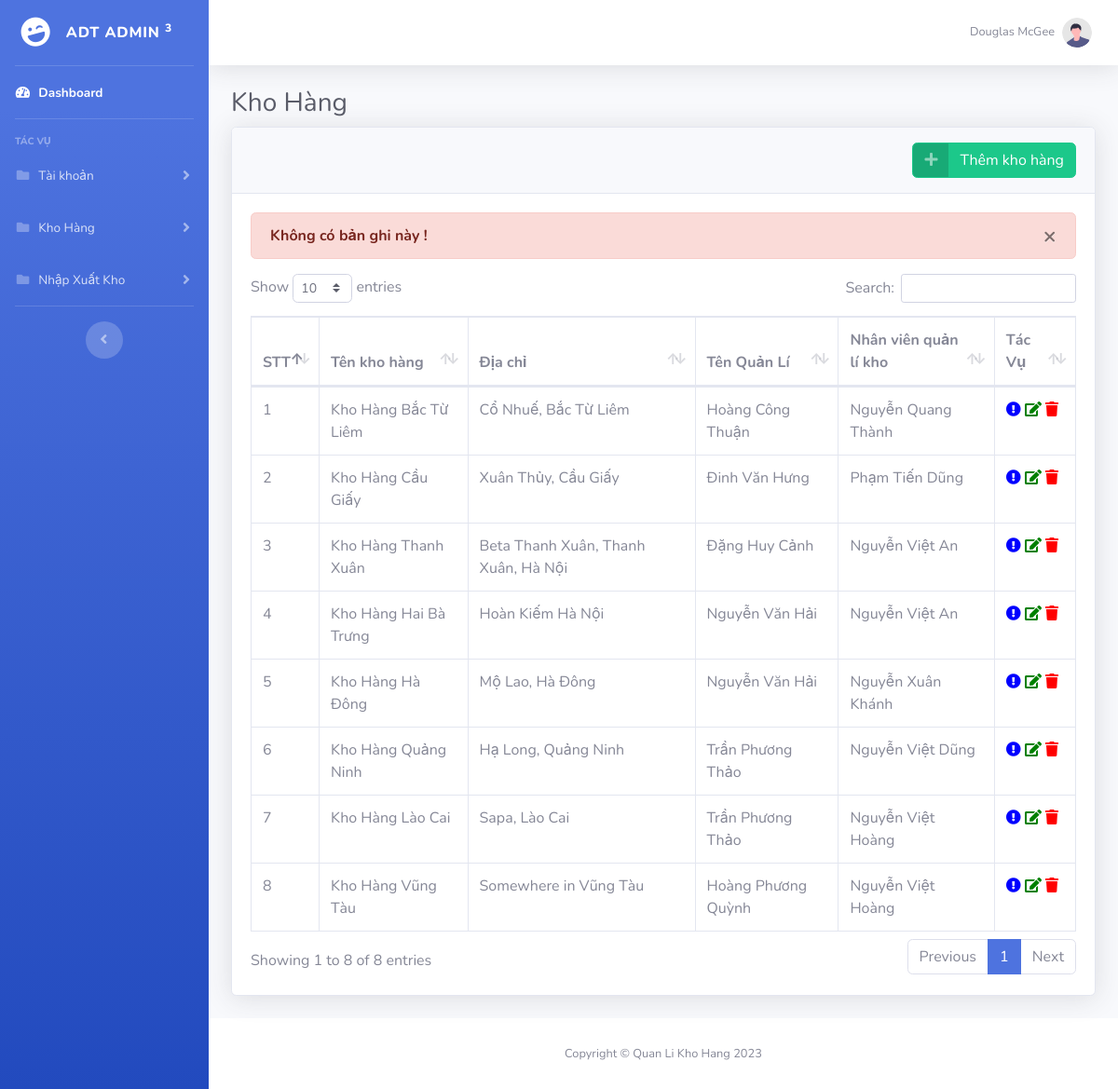
The app's page /quanlikhohang/dskhohang.php?status=id_not_found, older data.
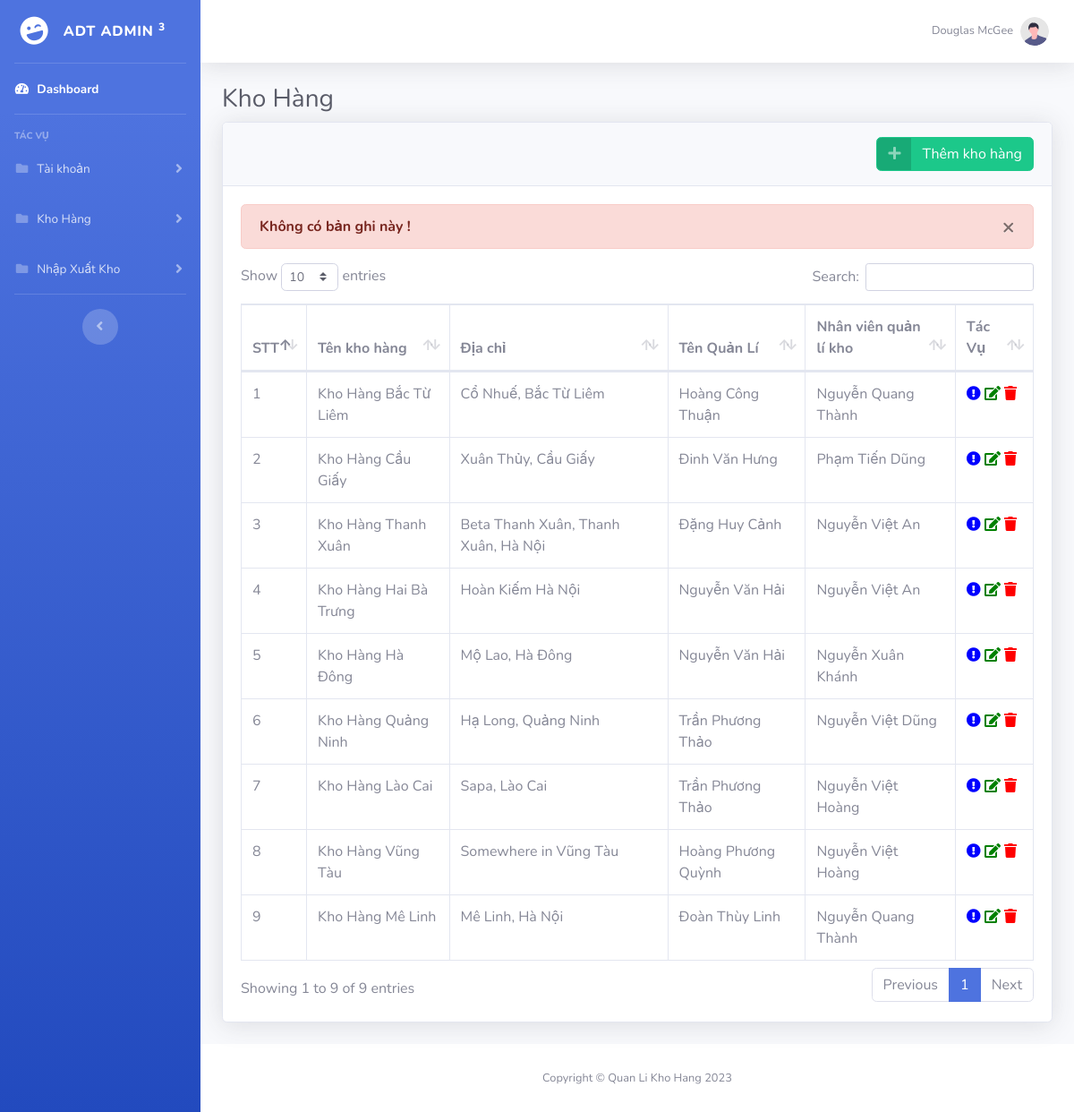
The same page, newer data.
### tables this page shows
CREATE TABLE `khohang` (
  `id` int(11) NOT NULL,
  `tenKhoHang` varchar(100) NOT NULL,
  `diaChi` varchar(255) NOT NULL,
  `taiKhoanId` int(11) NOT NULL,
  `nhanVienId` int(11) NOT NULL
);

CREATE TABLE `nhanvien` (
  `id` int(11) NOT NULL,
  `tenNhanVien` varchar(100) NOT NULL,
  `soDienThoai` varchar(255) NOT NULL,
  `email` varchar(255) NOT NULL,
  `diaChi` varchar(255) NOT NULL,
  `chucVu` varchar(255) NOT NULL
);

### quanlikhohang/dskhohang.php (the view, shortened to what the changed rows need)
<!DOCTYPE html>
<html lang="en">
<head>
    <link href="../vendor/fontawesome-free/css/all.min.css" rel="stylesheet" type="text/css">
    <link href="../css/sb-admin-2.min.css" rel="stylesheet">
    <link href="../vendor/datatables/dataTables.bootstrap4.min.css" rel="stylesheet">
</head>
<body id="page-top">
    <div id="wrapper">
        <div id="content-wrapper" class="d-flex flex-column">
            <div id="content">
                <div class="container-fluid">
                    <h1 class="h3 mb-2 text-gray-800"> Kho Hàng </h1>
                    <div class="card shadow mb-4">
                        <div class="card-body">
                            <?php $status = isset($_GET["status"]) ? $_GET["status"] : ""; ?>
                            <?php if ($status == 'add_success'): ?>
                                <div class="alert alert-success" role="alert">
                                    <button type="button" class="close" data-dismiss="alert" aria-label="Close"><span
                                            aria-hidden="true">&times;</span></button>
                                    <strong>Thêm thành công</strong>
                                </div>
                            <?php elseif ($status == 'id_not_found'): ?>
                                <div class="alert alert-danger" role="alert">
                                    <button type="button" class="close" data-dismiss="alert" aria-label="Close"></button>
                                    <strong> Không có bản ghi này ! </strong>
                                </div>
                            <?php endif; ?>
                            <div class="table-responsive">
                                <table class="table table-bordered" id="dataTable" width="100%" cellspacing="0">
                                    <thead>
                                        <tr>
                                            <th>STT</th>
                                            <th>Tên kho hàng</th>
                                            <th>Địa chỉ</th>
                                            <th>Tên Quản Lí</th>
                                            <th>Nhân viên quản lí kho</th>
                                            <th>Tác Vụ</th>
                                        </tr>
                                    </thead>
                                    <tbody>
                                        <?php
                                        require "connect.php";
                                        $sql = "SELECT khohang.id, khohang.tenKhoHang, khohang.diaChi, admin.tenTaiKhoan, nhanvien.tenNhanVien
                                                    FROM  khohang, admin, nhanvien
                                                    WHERE admin.id = khohang.taiKhoanId
                                                    AND nhanvien.id = khohang.nhanVienId
                                                ";
                                        $danhmuc_khohang = mysqli_query($conn, $sql);
                                        $counter = 1;
                                        ?>
                                        <?php while ($row = $danhmuc_khohang->fetch_assoc()) {
                                            $cnt = $counter;
                                            $counter++;
                                            $id = $row['id'];
                                            $tenKhoHang = $row['tenKhoHang'];
                                            $diaChi = $row['diaChi'];
                                            $tenQuanLi = $row['tenTaiKhoan'];
                                            $nhanVienQLKho = $row['tenNhanVien'];
                                            ?>
                                            <tr>
                                                <td>
                                                    <?php echo $cnt; ?>
                                                </td>
                                                <td>
                                                    <?php echo $tenKhoHang; ?>
                                                </td>
                                                <td>
                                                    <?php echo $diaChi; ?>
                                                </td>
                                                <td>
                                                    <?php echo $tenQuanLi; ?>
                                                </td>
                                                <td>
                                                    <?php echo $nhanVienQLKho; ?>
                                                </td>
                                                    <td>
                                                        <a href="dsdanhmuckhohang.php?khoHangId=<?php echo $id; ?>"
                                                            style='color: blue'>
                                                            <i class="fas fa-exclamation-circle"></i>
                                                        </a>
                                                        <a href="updatekhohang.php?updateid=<?php echo $id; ?>"
                                                            style='color: green'>
                                                            <i class="fas fa-edit"></i>
                                                        </a>
                                                        <a href="deletekhohang.php?deletedid=<?php echo $id; ?>"
                                                            style='color: red'>
                                                            <i class="fas fa-trash"></i>
                                                        </a>
                                                    </td>
                                            </tr>
                                        <?php }
                                        ; ?>
                                    </tbody>
                                </table>
                            </div>
                        </div>
                    </div>
                </div>
            </div>
        </div>
    </div>
</body>
</html>

Row changes from the older to the newer data that the page shows:
added khohang: cnt "9", tenKhoHang "Kho Hàng Mê Linh", diaChi "Mê Linh, Hà Nội", taiKhoanId.tenTaiKhoan "Đoàn Thùy Linh", nhanVienId.tenNhanVien "Nguyễn Quang Thành"
Text that changed along with them:
text written by a page script: "Show entries Search: Showing 1 to 8 of 8 entries Previous 1 Next" → "Show entries Search: Showing 1 to 9 of 9 entries Previous 1 Next"
